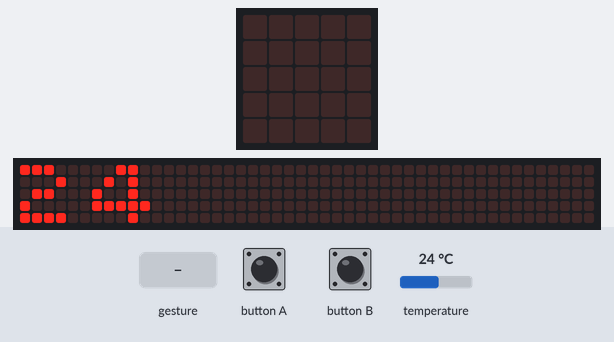
This program was run on a simulated BBC micro:bit (MakeCode). On the bench: the board's 5×5 LED display, a strip that is not on the board, showing the scrolling text unrolled. The inputs (shaded band) are chosen by the test bench; at power-on: temperature 24 °C. Random numbers come from a fixed seed; a tilt is held for 1.5 s and a shake lasts 1 s, then the board lies face up again; the 48×5 strip is a reading aid, not a part: it shows the text the display is scrolling, unrolled, one strip-width of it at a time.

Above: at 2.5 s.
4.0 s: button A pressed for 0.15 s
At 4.6 s:
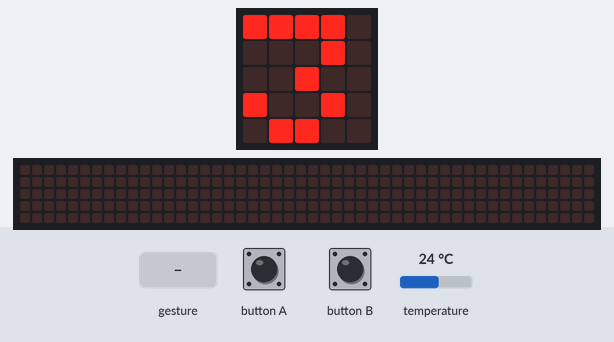
5.6 s: button B pressed for 0.15 s
At 5.82 s:
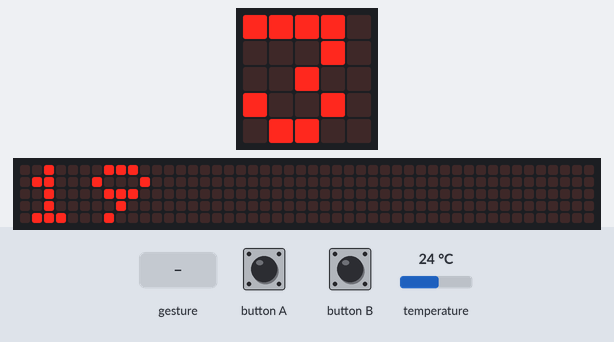
6.3 s: gesture 'shake'
At 9.0 s:
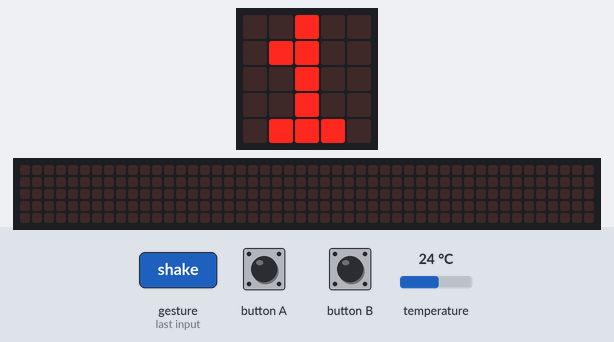
9.3 s: button A pressed for 0.15 s
At 9.8 s:
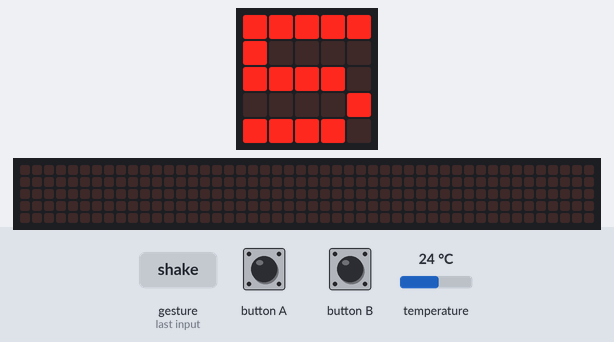
10.9 s: button B pressed for 0.15 s
At 12.3 s:
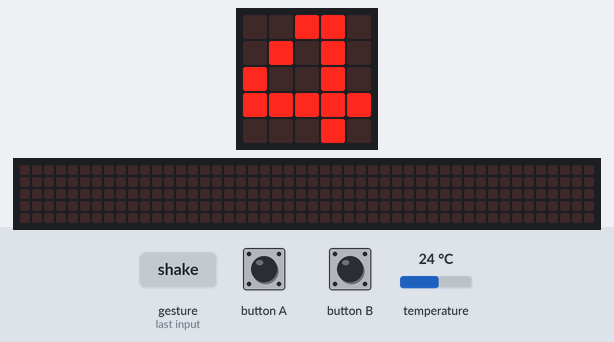
Timing chart, 0 to 13.5 s (numbered marks = the images above; inputs shaded):
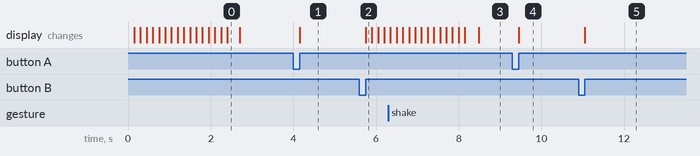

The program:

main.ts
```typescript
input.onButtonPressed(Button.A, function () {
    basic.showString("" + (randint(1, 12)))
})
input.onButtonPressed(Button.B, function () {
    basic.showString("" + (randint(1, 20)))
})
input.onGesture(Gesture.Shake, function () {
    basic.showString("" + (randint(1, 6)))
})
basic.showString("" + (input.temperature()))
basic.forever(function () {

})
```

test.ts
```typescript
// les tests vont ici ; cela ne sera pas compilé si ce paquet est utilisé en tant qu'extension.
```

Measured:
- after the input at 4.0 s, the display: changes after 0.15 s (image 1)
- after the input at 5.6 s, the display: changes after 0.15 s (image 2)
- after the input at 9.3 s, the display: changes after 0.15 s (image 4)
- after the input at 10.9 s, the display: changes after 0.15 s (image 5)
